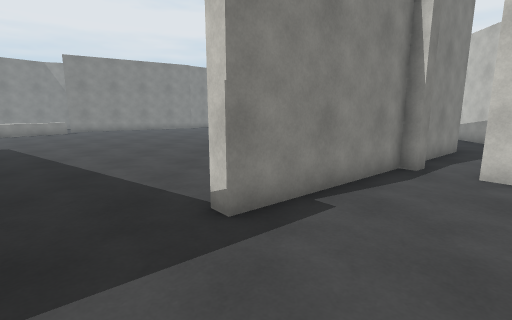
[1] (above)

17 first-person views from a walk through a 3-D level made in the Unity game engine. The camera is 1.5 m above the floor, tilts 10° down and sees 85° across. The floor is counted in squares, 1 m on a side. Each view is taken from the middle of a square. On the plan, view 1 faces up. The plan holds only what a view shows up to about 14 squares ahead; the rest is blank. The place goes on beyond the plan.

[2]
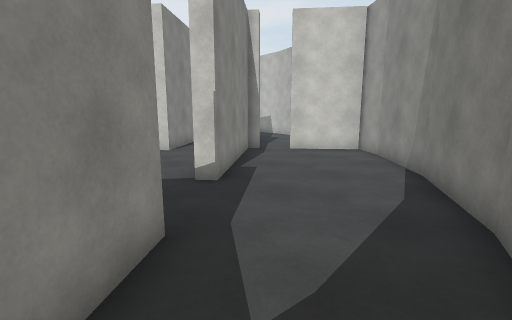

[3]
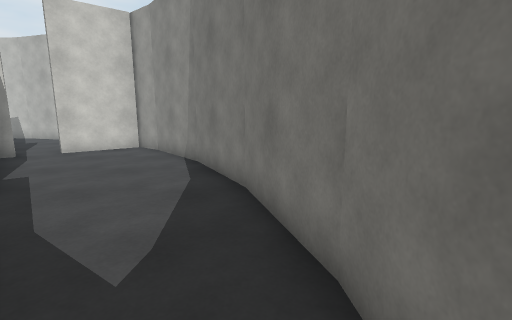

[4]
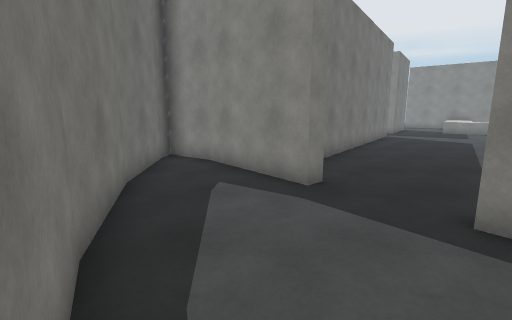

[5]
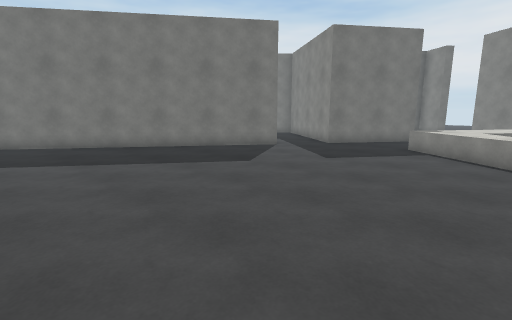

[6]
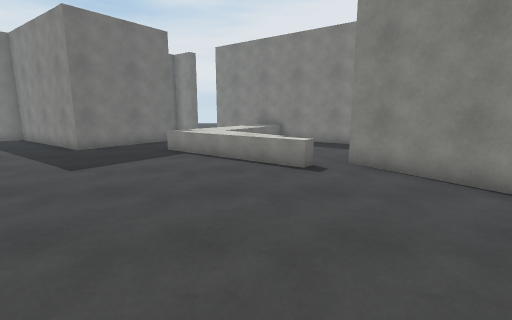

[7]
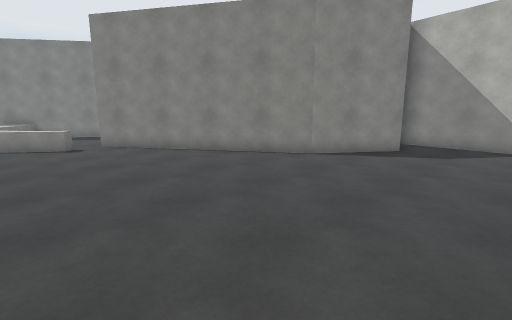

[8]
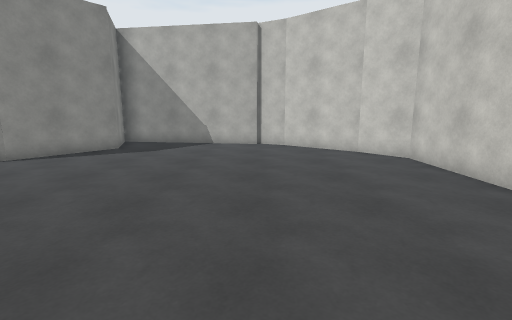

[9]
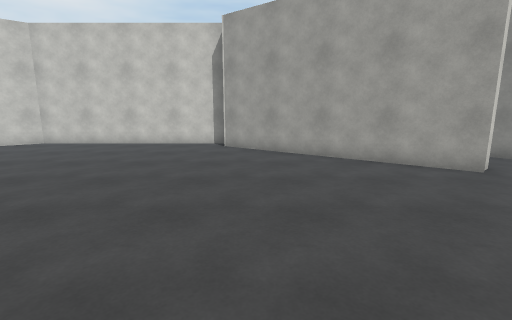

[10]
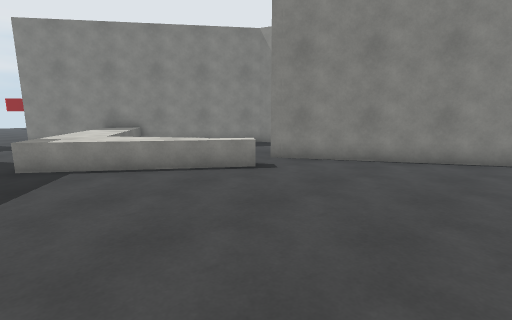

[11]
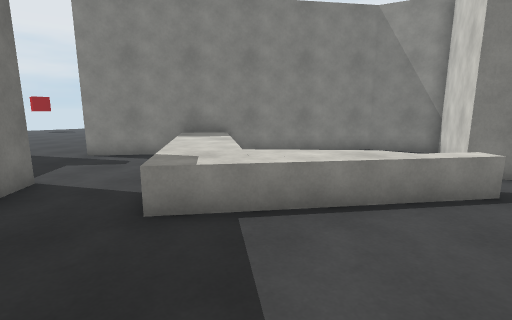

[12]
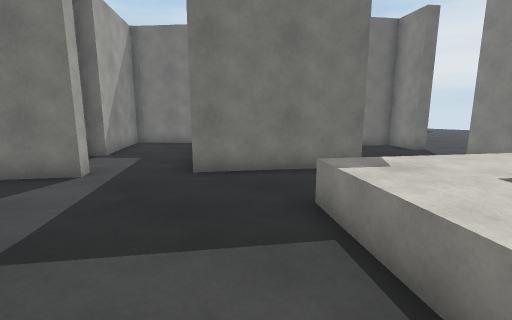

[13]
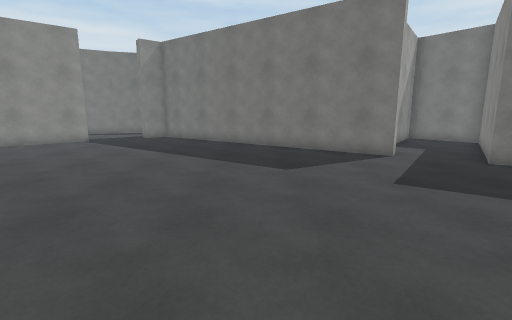

[14]
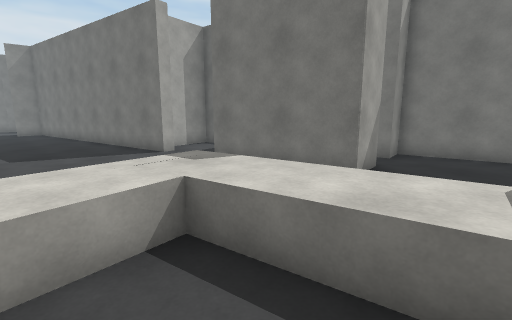

[15]
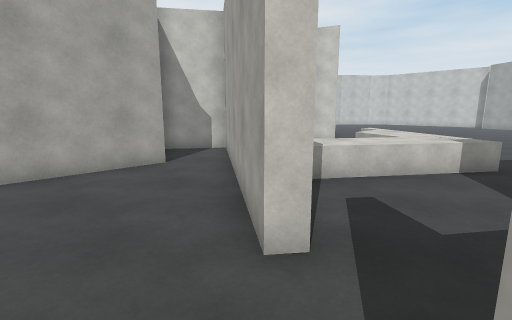

[16]
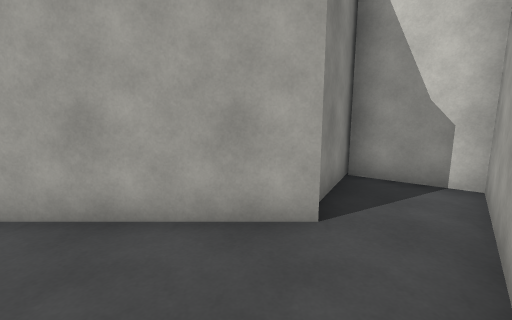

[17]
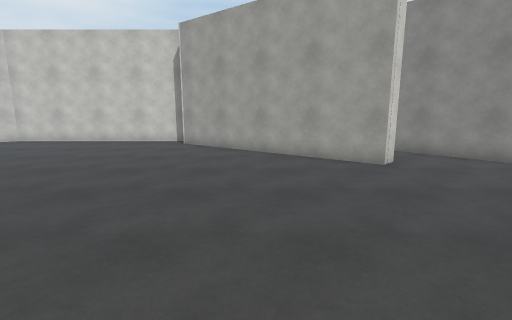

### Floor plan
Key: @ floor where view 1 was taken; # wall or solid block; . floor; ^ raised ledge.
Columns run from 25 left of view 1 to 7 right of it. Each row starts with its distance up from view 1.
 30                      ####
 29                      #..######
 28                      #.......##
 27                     ##........##
 26                     #..........##
 25                    ##...........#
 24          ###     ###............#
 23     ######.#    ##..............#
 22     #..##..## ###...............#
 21 #####..#....###.................#
 20 ......##....#...................#
 19 .....## ........................#
 18 ....##^   .^^...................#
 17 ....#^^^..^^^...................#
 16 ...##.^^^^^^...................##
 15 ..##...^^^^...................##
 14 .........^...................##
 13 .#...........................#
 12 ##...###....................##
 11 ##...# ###.................###
 10  ####   ##................##.
  9    #    ##..#.............#.  ##
  8        ##...#................##
  7        #....###.............##.
  6      ###..### ##...........##.##
  5      #....##   ###.......###...##
  4      ##..##      ##......#......#
  3       ####        ##...........##
  2                    ####.......##
  1                     ##.......##
  0                    ##....@.###
 -1                    #....####
 -2                    ######

Where each view was taken, in squares from view 1:
view 1: 0 up, 0 right, facing up
view 2: 1 down, 4 left, facing up-right
view 3: 1 down, 5 left, facing right
view 4: 1 up, 3 right, facing left
view 5: 17 up, 4 left, facing down-left
view 6: 17 up, 5 left, facing left
view 7: 16 up, 0 right, facing up-left
view 8: 16 up, 2 right, facing up
view 9: 15 up, 6 left, facing right
view 10: 13 up, 7 left, facing up-left
view 11: 12 up, 12 left, facing up-left
view 12: 16 up, 12 left, facing down-left
view 13: 18 up, 9 left, facing down
view 14: 19 up, 17 left, facing down
view 15: 13 up, 25 left, facing up-right
view 16: 17 up, 22 left, facing up
view 17: 13 up, 7 left, facing right
